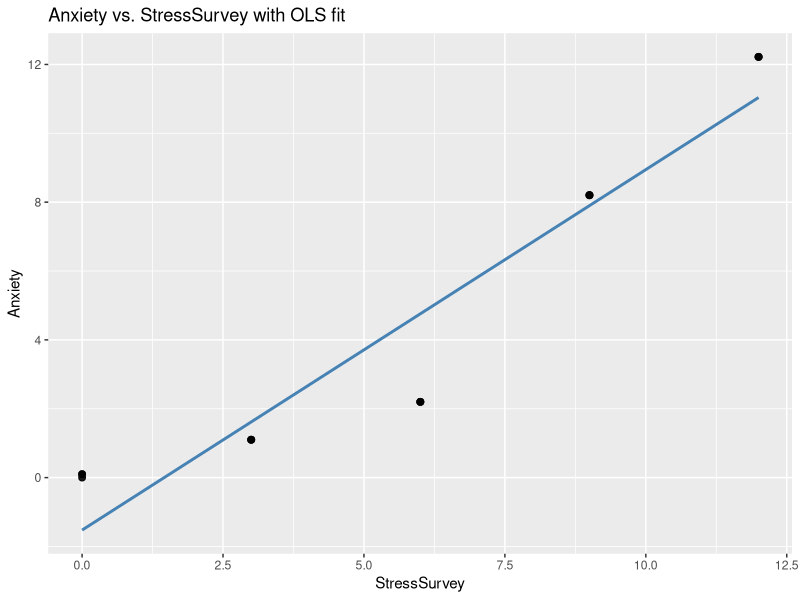
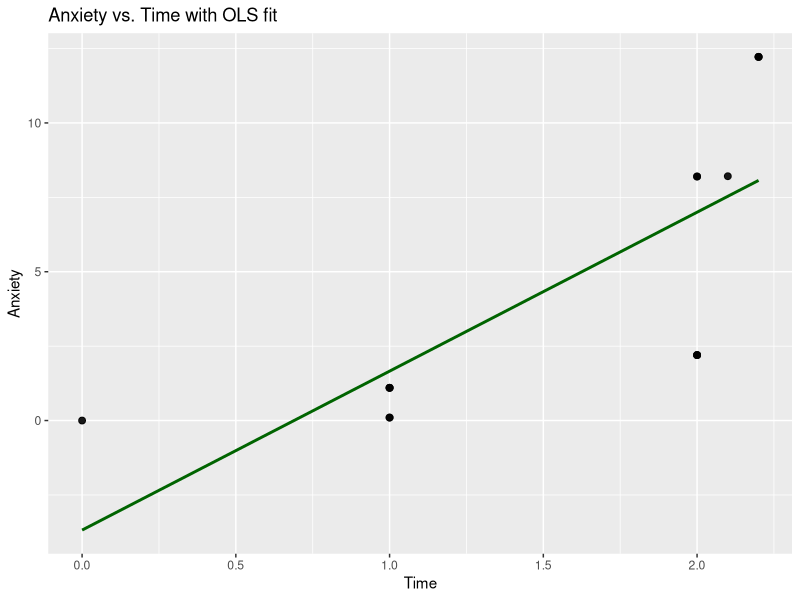
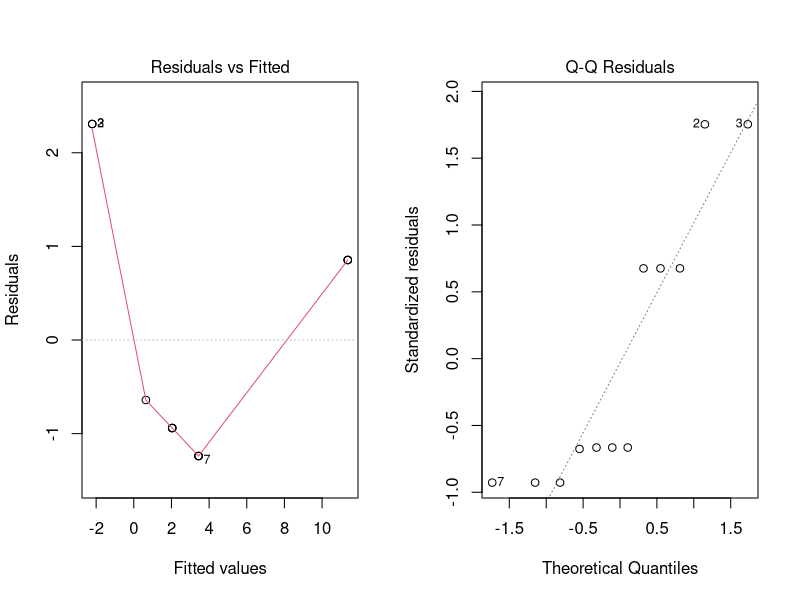
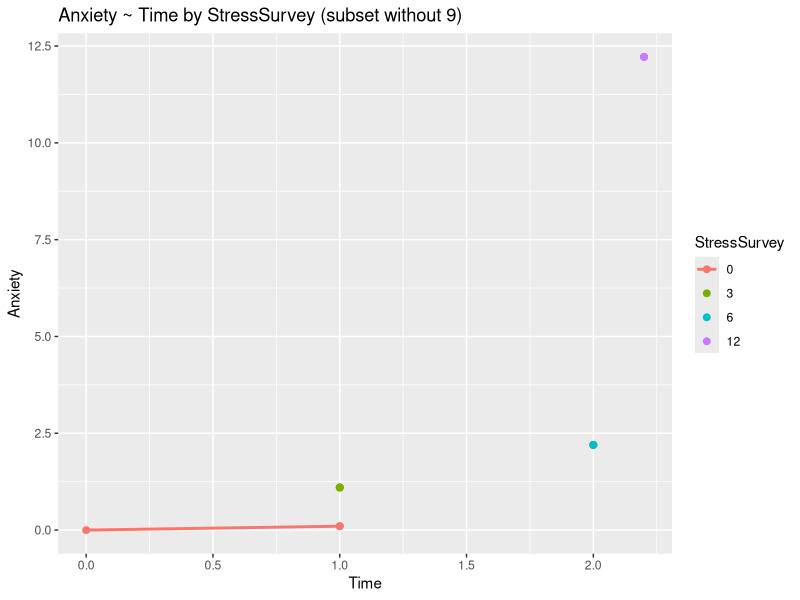

Write the R code that produced these figures, in order.
## ---- chunk 1
library(tidyverse)
library(broom)

# Data with known true relationships: Anxiety = Stress + 0.1 × Time
observDF <- tribble(
  ~Stress, ~StressSurvey, ~Time, ~Anxiety,
  0,0,0,0,
  0,0,1,0.1,
  0,0,1,0.1,
  1,3,1,1.1,
  1,3,1,1.1,
  1,3,1,1.1,
  2,6,2,2.2,
  2,6,2,2.2,
  2,6,2,2.2,
  8,9,2,8.2,
  8,9,2,8.2,
  8,9,2.1,8.21,
  12,12,2.2,12.22,
  12,12,2.2,12.22,
  12,12,2.2,12.22
)

observDF

# Follow the challenge instructions from your course to complete your analysis.
# Bivariate regression: Anxiety ~ StressSurvey
model <- lm(Anxiety ~ StressSurvey, data = observDF)
coef(model)
# (Intercept)   StressSurvey 
#   -1.524000      1.047000


# Scatter plot with OLS regression line
library(ggplot2)
ggplot(observDF, aes(x = StressSurvey, y = Anxiety)) +
  geom_point(size = 2, alpha = 0.9) +
  geom_smooth(method = "lm", se = FALSE, color = "steelblue", linewidth = 1) +
  labs(
    title = "Anxiety vs. StressSurvey with OLS fit",
    x = "StressSurvey",
    y = "Anxiety"
  )
# As the level of anxiety increases, the level of stress survey also increases. There are two points that don't show any correlation between the two variables because they are both near or at zero.


# Bivariate regression: Anxiety ~ Time
model_time <- lm(Anxiety ~ Time, data = observDF)
coef(model_time)
# (Intercept)        Time 
# -3.68013      5.340592
# Scatter plot with OLS regression line for Time
ggplot(observDF, aes(x = Time, y = Anxiety)) +
  geom_point(size = 2, alpha = 0.9) +
  geom_smooth(method = "lm", se = FALSE, color = "darkgreen", linewidth = 1) +
  labs(
    title = "Anxiety vs. Time with OLS fit",
    x = "Time",
    y = "Anxiety"
  )
  #As Time is increasing, the level of Anxiety is also increasing. There is an extreme outlier on Anxiety. This is likely due to the fact that the data is not normally distributed. I also believe that there could be a better line of best fit.


# Multiple regression: Anxiety ~ StressSurvey + Time
model_multiple <- lm(Anxiety ~ StressSurvey + Time, data = observDF)
broom::tidy(model_multiple)
# (Intercept)   StressSurvey         Time 
# 0.5896064       1.43               -2.78
#p-value is 0.074 for StressSurvey and 0.000 for Time. This is not a good model because the p-values are not significant.
#They compare to the true relationships. The StressSurvey and Time are not significant. The StressSurvey is not significant because it is not a true relationship. The Time is not significant because it is not a true relationship.

# Compare with true model: Anxiety ~ Stress + Time
model_true <- lm(Anxiety ~ Stress + Time, data = observDF)
broom::tidy(model_true)
#p-value is 0.000 for Stress and 0.000 for Time. This is a good model because the p-values are significant.
#The estimated coefficients are indicative of the true relationship. It compares to the true relationship because it is a perfect fit.

#True model (Anxiety ~ Stress + Time): likely ~1.00 because the data were generated as Anxiety = Stress + 0.1 × Time. It's a perfect fit. Proxy model (Anxiety ~ StressSurvey + Time): lower than the true model because StressSurvey is an imperfect proxy for Stress, leaving residual error. It's not a perfect fit. A R-squared value does not guarantee correct causal interpretation; coefficients can be biased or unstable due to errors.

#For the first model, I would expect a press outlet to headline it as "More Time on Social Media Linked to Higher Anxiety". For the second model, "Stress attributed to a higher level of anxiety". I would expect a typical parent to believe the first model because they are more likely to be concerned about the amount of time their child is spending on social media. Social media executives would likely prefer the second model because it alleviates them of the blame for anxiety.


# Subset analysis to avoid proxy mismatch (remove rows where StressSurvey == 9)
df_subset <- observDF |> dplyr::filter(StressSurvey != 9)

# Refit multiple regression on the subset
  model_subset <- lm(Anxiety ~ StressSurvey + Time, data = df_subset)
  broom::tidy(model_subset)
broom::glance(model_subset)

# Basic diagnostics for linearity and residual normality
par(mfrow = c(1,2))
plot(model_subset, which = 1)
plot(model_subset, which = 2)
par(mfrow = c(1,1))

# Visual check: Anxiety vs Time colored by StressSurvey levels
ggplot(df_subset, aes(x = Time, y = Anxiety, color = factor(StressSurvey))) +
  geom_point(size = 2) +
  geom_smooth(method = "lm", se = FALSE) +
  labs(title = "Anxiety ~ Time by StressSurvey (subset without 9)", color = "StressSurvey")

# Inspect estimated Time effect relative to true 0.1
coef(model_subset)["Time"]
#The estimated Time effect is -2.78, which is significantly different from the true relationship of 0.1. This is likely due to the fact that the data is not normally distributed.
#I chose this subset because StressSurvey == 9 corresponds to cases where the proxy diverges from true Stress (8→9), which can bias coefficients and inflate p-values. Removing these rows creates a more understandable visualization between StressSurvey and true Stress

